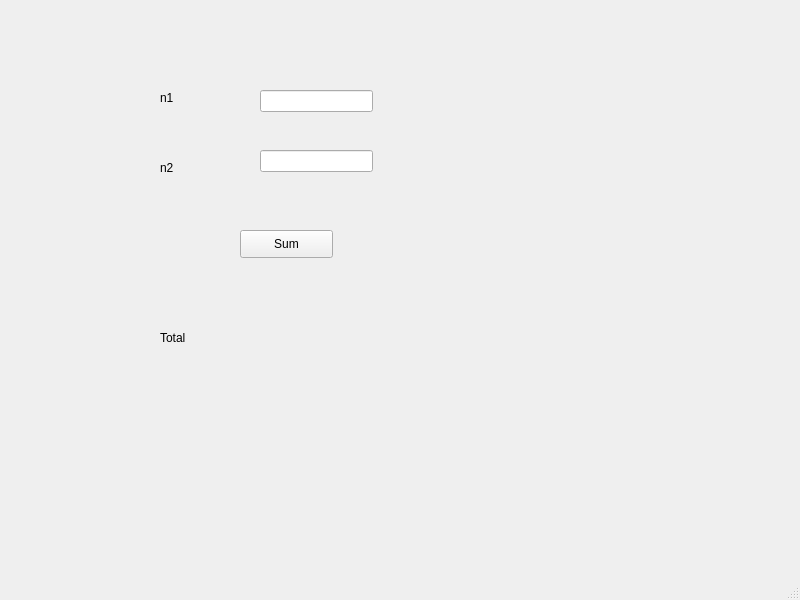
<?xml version="1.0" encoding="UTF-8"?>
<ui version="4.0">
 <class>tolnum</class>
 <widget class="QMainWindow" name="tolnum">
  <property name="geometry">
   <rect>
    <x>0</x>
    <y>0</y>
    <width>800</width>
    <height>600</height>
   </rect>
  </property>
  <property name="windowTitle">
   <string>MainWindow</string>
  </property>
  <widget class="QWidget" name="centralwidget">
   <widget class="QLabel" name="num1">
    <property name="geometry">
     <rect>
      <x>160</x>
      <y>90</y>
      <width>55</width>
      <height>16</height>
     </rect>
    </property>
    <property name="text">
     <string>n1</string>
    </property>
   </widget>
   <widget class="QLabel" name="num2">
    <property name="geometry">
     <rect>
      <x>160</x>
      <y>160</y>
      <width>55</width>
      <height>16</height>
     </rect>
    </property>
    <property name="text">
     <string>n2</string>
    </property>
   </widget>
   <widget class="QLineEdit" name="val1">
    <property name="geometry">
     <rect>
      <x>260</x>
      <y>90</y>
      <width>113</width>
      <height>22</height>
     </rect>
    </property>
   </widget>
   <widget class="QLineEdit" name="val2">
    <property name="geometry">
     <rect>
      <x>260</x>
      <y>150</y>
      <width>113</width>
      <height>22</height>
     </rect>
    </property>
   </widget>
   <widget class="QPushButton" name="sum">
    <property name="geometry">
     <rect>
      <x>240</x>
      <y>230</y>
      <width>93</width>
      <height>28</height>
     </rect>
    </property>
    <property name="text">
     <string>Sum</string>
    </property>
   </widget>
   <widget class="QLabel" name="label_3">
    <property name="geometry">
     <rect>
      <x>160</x>
      <y>330</y>
      <width>55</width>
      <height>16</height>
     </rect>
    </property>
    <property name="text">
     <string>Total</string>
    </property>
   </widget>
   <widget class="QLabel" name="result">
    <property name="geometry">
     <rect>
      <x>250</x>
      <y>330</y>
      <width>131</width>
      <height>41</height>
     </rect>
    </property>
    <property name="text">
     <string/>
    </property>
   </widget>
  </widget>
  <widget class="QMenuBar" name="menubar">
   <property name="geometry">
    <rect>
     <x>0</x>
     <y>0</y>
     <width>800</width>
     <height>27</height>
    </rect>
   </property>
  </widget>
  <widget class="QStatusBar" name="statusbar"/>
 </widget>
 <resources/>
 <connections/>
</ui>
